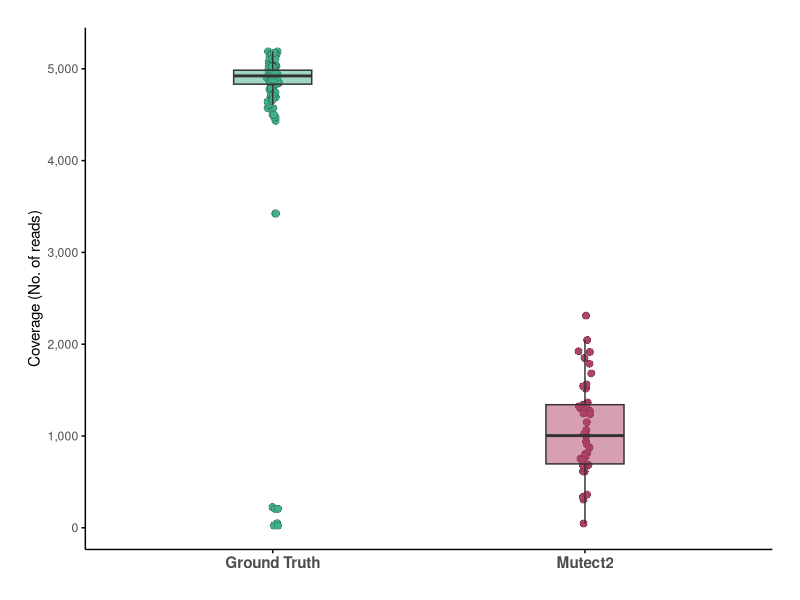

The R source for this figure: (Note: this script raises an error after producing the figure.)

# coverage plot ----------------------------------------

rm(list = ls())
gc()

library(data.table)
library(stringr)

df = fread("Ground_truth_vs_Mutect2.clean.annotated.tsv")

df[which(df$`Mutect2 ALT` == "")]$`Mutect2 ALT` = NA


df = df[, c(
    "POS", 
    "Ground Truth DP",
    "Mutect2 DP"
), with = FALSE] |>
    unique() |>
    
    melt(id.vars = "POS", variable.factor = FALSE, value.factor = FALSE)

library(ggplot2)
library(ggforce)

gr = ggplot(data = df) +
    
    geom_point(aes(x = variable, y = value, fill = variable),
               position = position_jitternormal(sd_x = .01, sd_y = 0),
               shape = 21, stroke = .1, size = 2.5) +
    
    geom_boxplot(aes(x = variable, y = value, fill = variable),
                 width = .25, alpha = .5, outlier.shape = NA) +
    
    scale_fill_manual(
        values = c(
            "Ground Truth DP" = "#43ae8d",
            "Mutect2 DP"      = "#ae4364"
        )
    ) +
    
    scale_x_discrete(
        breaks = c("Ground Truth DP", "Mutect2 DP"),
        labels = c("Ground Truth", "Mutect2")
    ) +
    
    scale_y_continuous(labels = scales::comma) +
    
    theme_minimal() +
    
    theme(
        legend.position = "none",
        
        axis.title.x = element_blank(),
        axis.text.x = element_text(face = "bold", size = 11),
        
        axis.line = element_line(),
        axis.ticks = element_line(),
        
        panel.grid = element_blank(),
        
        plot.margin = margin(20, 20, 20, 20)
    ) +
    
    labs(
        y = "Coverage (No. of reads)"
    )


ggsave(
    plot = gr, filename = "Plots/coverage-plot.pdf", device = cairo_pdf,
    width = 8, height = 8, units = "in"
)

ggsave(
    plot = gr, filename = "Plots/coverage-plot.svg",
    width = 8, height = 8, units = "in"
)

ggsave(
    plot = gr, filename = "Plots/coverage-plot.jpeg",
    width = 8, height = 8, units = "in", dpi = 600
)    

# allele frequency plot ----------------------------------------

rm(list = ls())
gc()

library(data.table)
library(stringr)

df = fread("Ground_truth_vs_Mutect2.clean.annotated.tsv")

df[which(df$`Mutect2 ALT` == "")]$`Mutect2 ALT` = NA


df = df[, c(
    "POS", 
    "Ground Truth AF",
    "Mutect2 AF"
), with = FALSE] |>
    unique() |>
    
    melt(id.vars = "POS", variable.factor = FALSE, value.factor = FALSE)

library(ggplot2)
library(ggforce)

gr = ggplot(data = df[which(!is.na(value) & value != 0)]) +
    
    geom_point(aes(x = variable, y = value, fill = variable),
               position = position_jitternormal(sd_x = .01, sd_y = 0),
               shape = 21, stroke = .1, size = 2.5) +
    
    geom_boxplot(aes(x = variable, y = value, fill = variable),
                 width = .25, alpha = .5, outlier.shape = NA) +
    
    scale_fill_manual(
        values = c(
            "Ground Truth AF" = "#43ae8d",
            "Mutect2 AF"      = "#ae4364"
        )
    ) +
    
    scale_x_discrete(
        breaks = c("Ground Truth AF", "Mutect2 AF"),
        labels = c("Ground Truth", "Mutect2")
    ) +
    
    scale_y_continuous(labels = scales::percent, trans = "log10") +
    
    theme_minimal() +
    
    theme(
        legend.position = "none",
        
        axis.title.x = element_blank(),
        axis.text.x = element_text(face = "bold", size = 11),
        
        axis.line = element_line(),
        axis.ticks = element_line(),
        
        panel.grid = element_blank(),
        
        plot.margin = margin(20, 20, 20, 20)
    ) +
    
    labs(
        y = "Allele Frequency"
    )


ggsave(
    plot = gr, filename = "Plots/AF-plot.pdf", device = cairo_pdf,
    width = 8, height = 8, units = "in"
)

ggsave(
    plot = gr, filename = "Plots/AF-plot.svg",
    width = 8, height = 8, units = "in"
)

ggsave(
    plot = gr, filename = "Plots/AF-plot.jpeg",
    width = 8, height = 8, units = "in", dpi = 600
)
